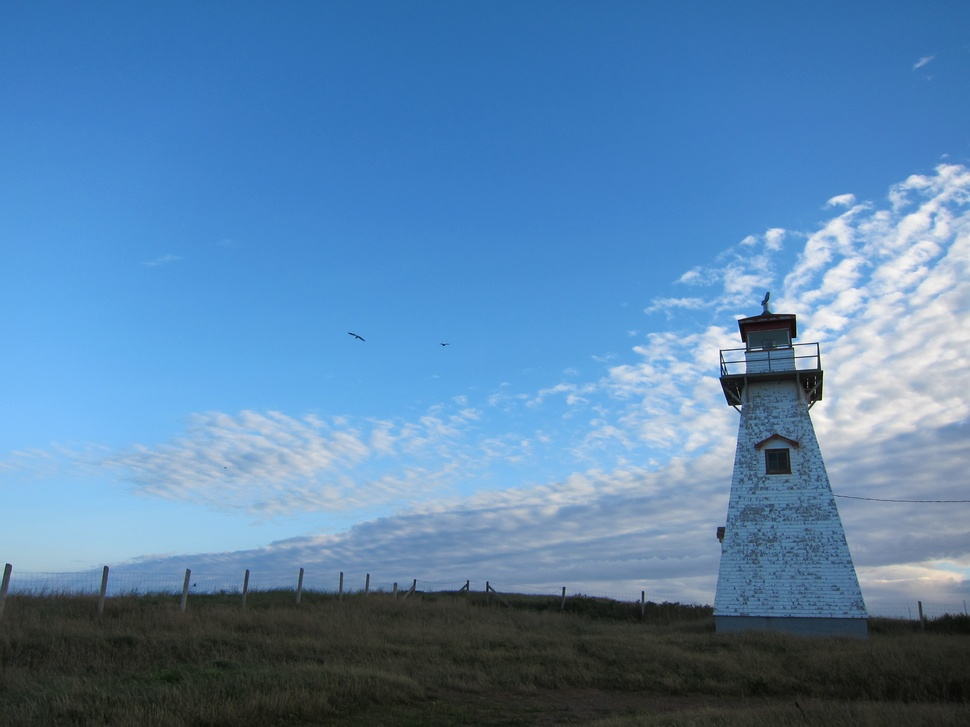
#> input picture IMG_1396.JPG, 970 x 727 px, shrunk from 3648 x 2736 before the run
$ python filter1.py ../IMG_1396.JPG
#> lines starting #> are read from the running program, lines starting #| are printed output that depends on the picture
from PIL import Image, ImageDraw, ImageStat
import PIL
import sys

image = Image.open(sys.argv[1])
#> image is the input picture: PIL image 970x727 RGB; mean R, G, B 88.7, 131.4, 172.4
image.save("original.jpg")
pixels = image.load()
w, h = image.size
#> w = 970; h = 727

for x in range(w):
	for y in range(h):
		r, g, b = pixels[x,y]
		if r>=140:
			r+=1000
		if g>=100:
			g-=1000
			b-=100
			r-=100
		if b>=10:
			b+=1000
		pixels[x,y] = (r,g,b)

PIL.ImageChops.invert(image).save("filtered.jpg")
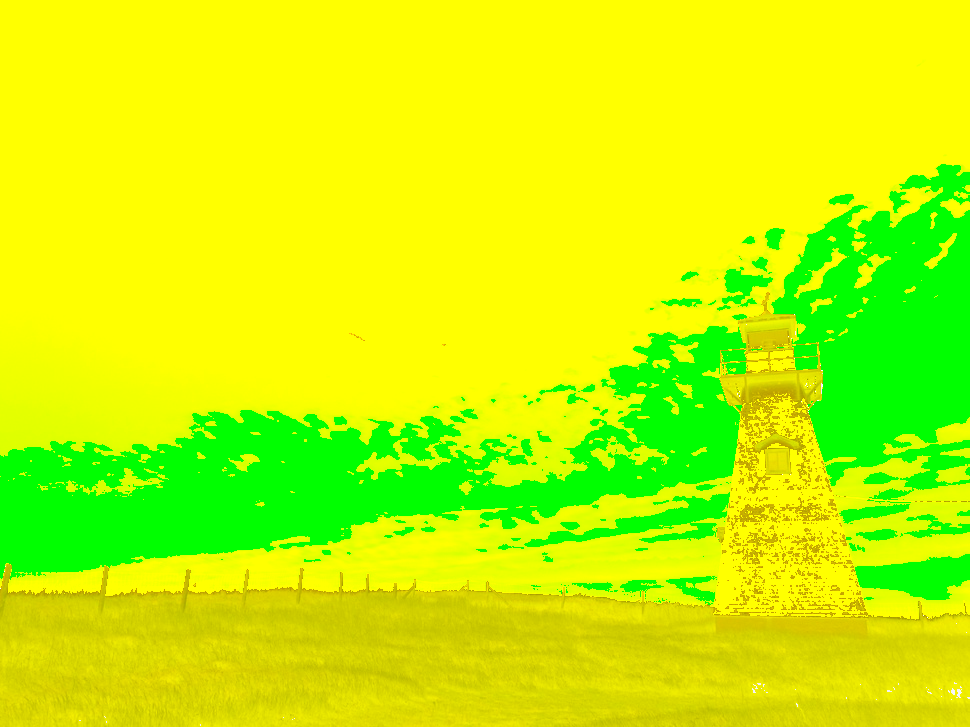
#> saved as filtered.jpg: PIL image 970x727 RGB; mean R, G, B 198.2, 246.4, 0.1
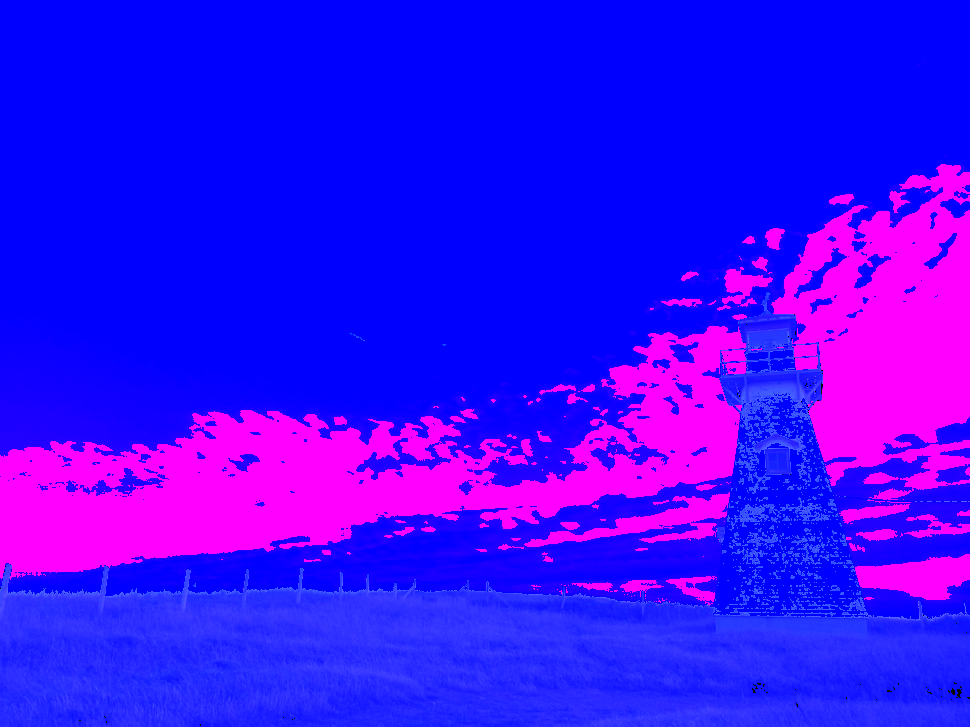
#> image: PIL image 970x727 RGB; mean R, G, B 56.8, 8.6, 254.9

$ run again, on IMG_4132.JPG
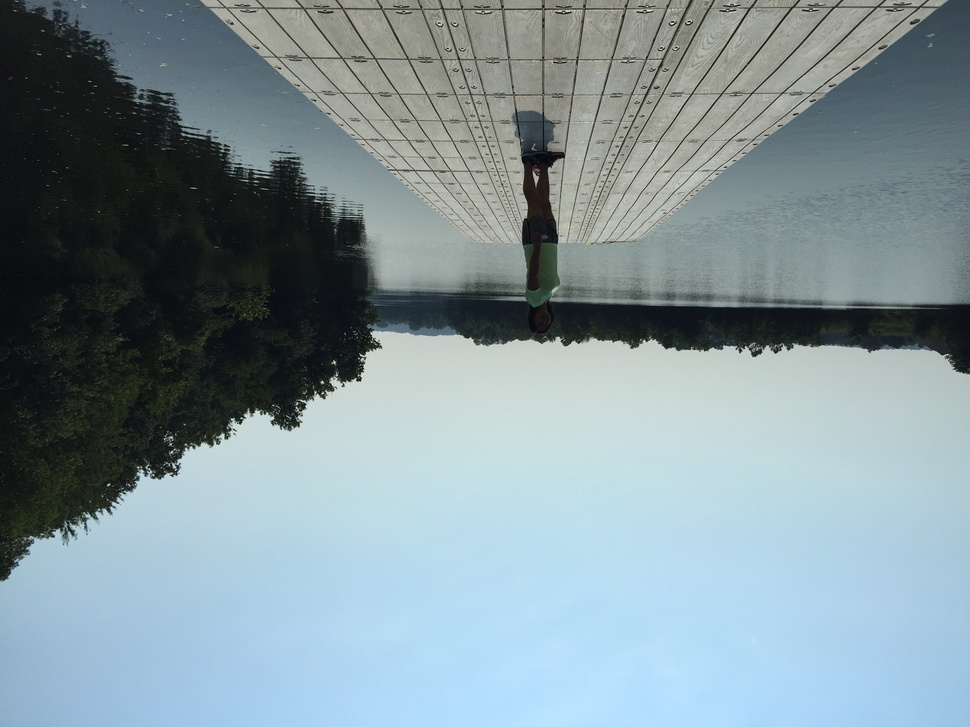
#> input picture IMG_4132.JPG, 970 x 727 px, shrunk from 3264 x 2448 before the run
#> image is the input picture: PIL image 970x727 RGB; mean R, G, B 130.6, 148.1, 154.5
#> `PIL.ImageChops.invert(image).save("filtered.jpg")`:
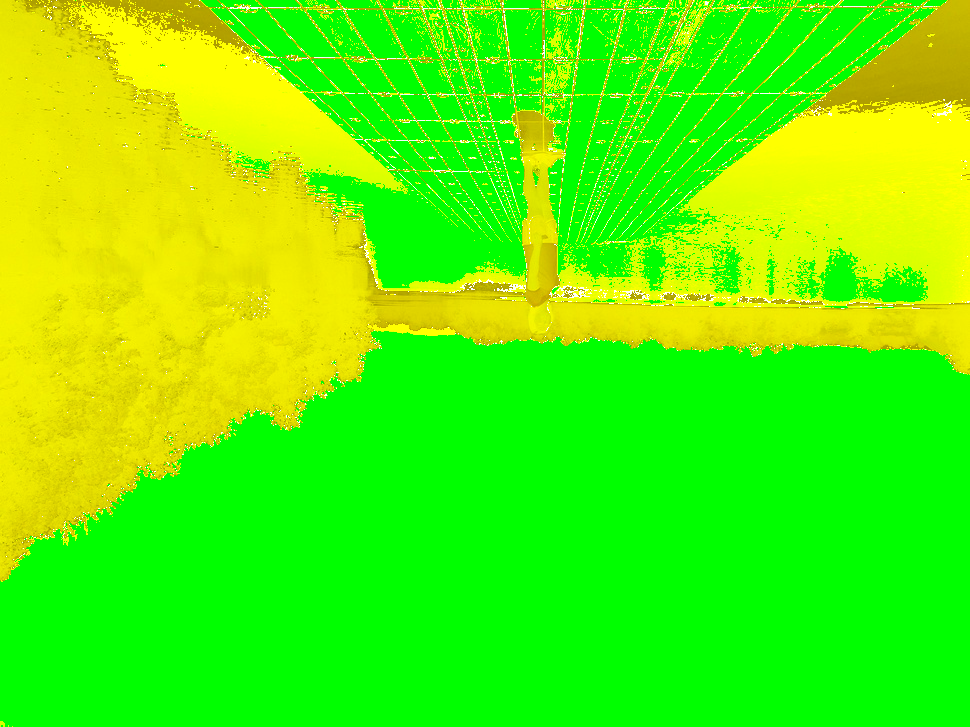
#> saved as filtered.jpg: PIL image 970x727 RGB; mean R, G, B 88.6, 245.8, 2.1
#> `PIL.ImageChops.invert(image).save("filtered.jpg")`:
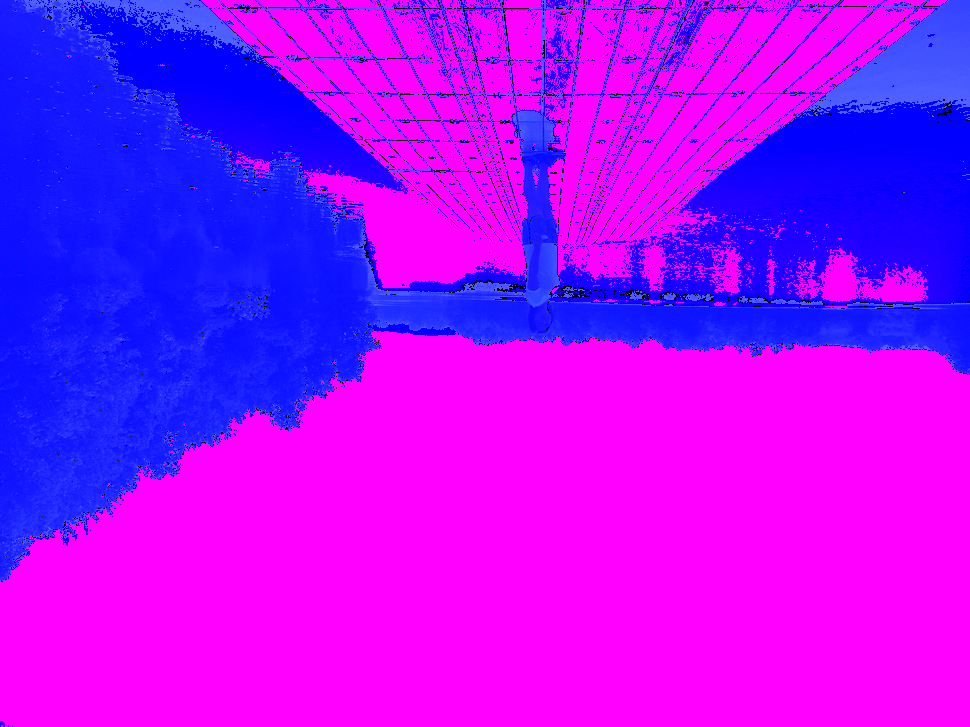
#> image: PIL image 970x727 RGB; mean R, G, B 166.4, 9.2, 252.9

$ run again, on IMG_5212.JPG
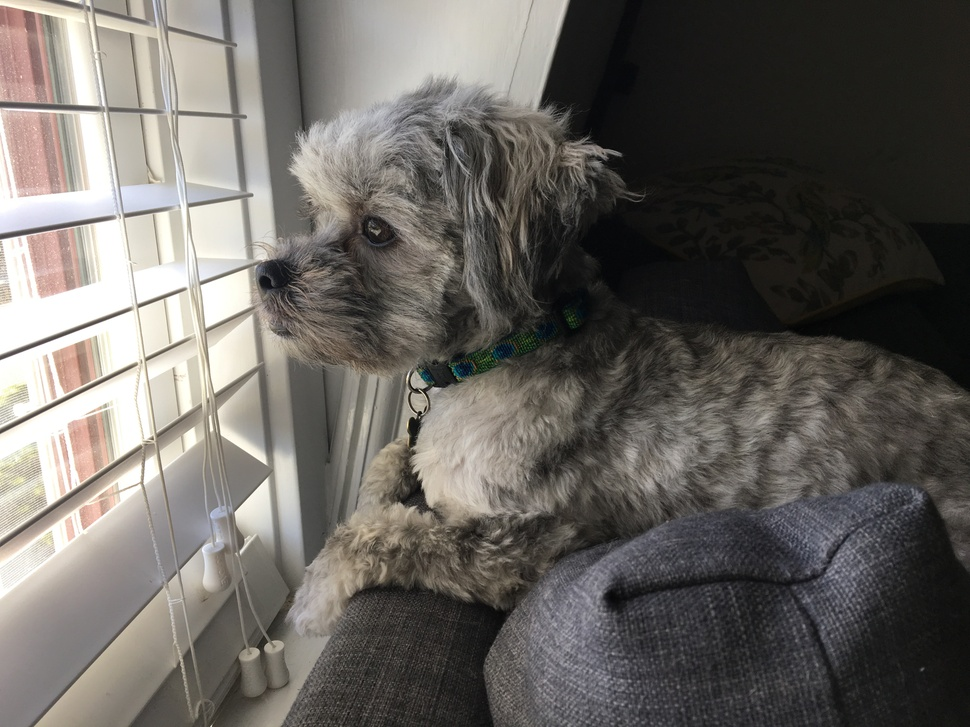
#> input picture IMG_5212.JPG, 970 x 727 px, shrunk from 4032 x 3024 before the run
#> image is the input picture: PIL image 970x727 RGB; mean R, G, B 104.4, 100.8, 96.2
#> `PIL.ImageChops.invert(image).save("filtered.jpg")`:
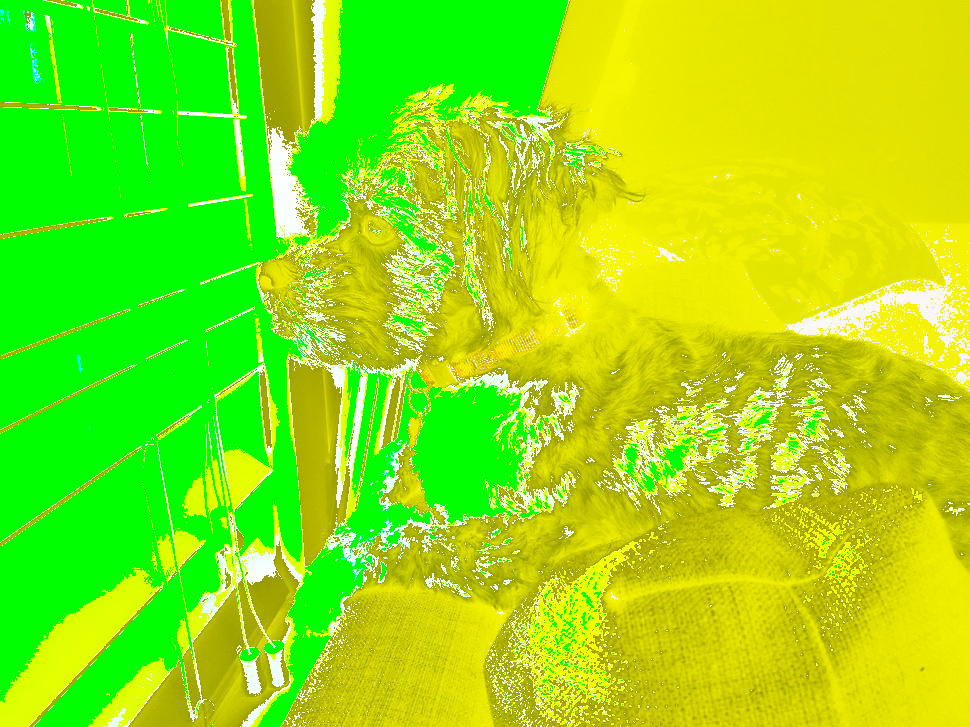
#> saved as filtered.jpg: PIL image 970x727 RGB; mean R, G, B 145.6, 228.6, 16.1
#> `PIL.ImageChops.invert(image).save("filtered.jpg")`:
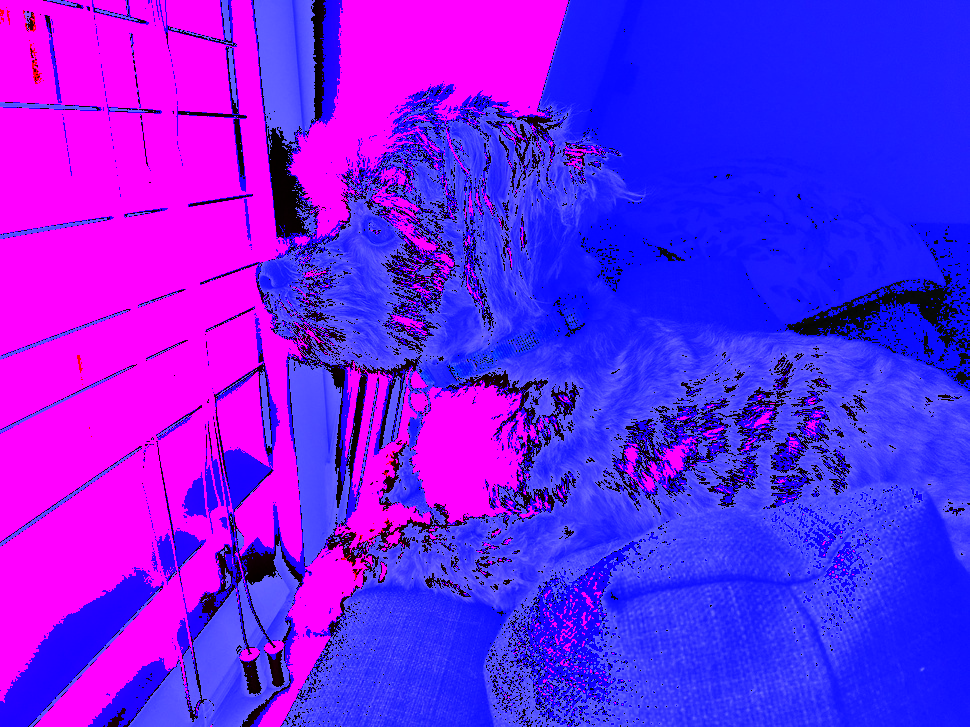
#> image: PIL image 970x727 RGB; mean R, G, B 109.4, 26.4, 238.9

$ run again, on IMG_5816.JPG
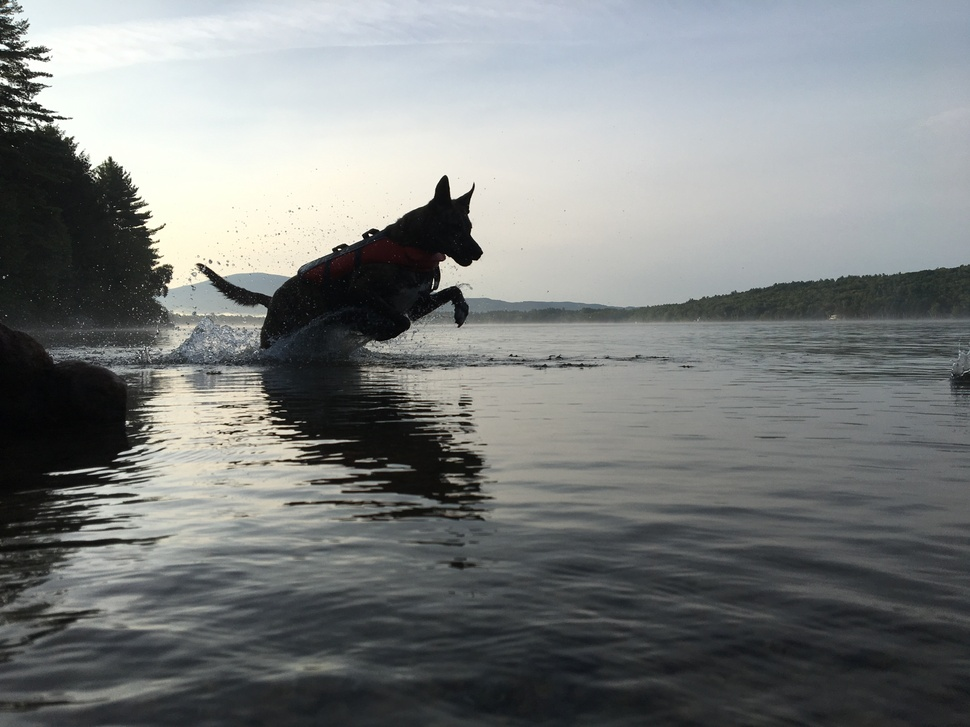
#> input picture IMG_5816.JPG, 970 x 727 px, shrunk from 4032 x 3024 before the run
#> image is the input picture: PIL image 970x727 RGB; mean R, G, B 123.8, 127.1, 126.8
#> `PIL.ImageChops.invert(image).save("filtered.jpg")`:
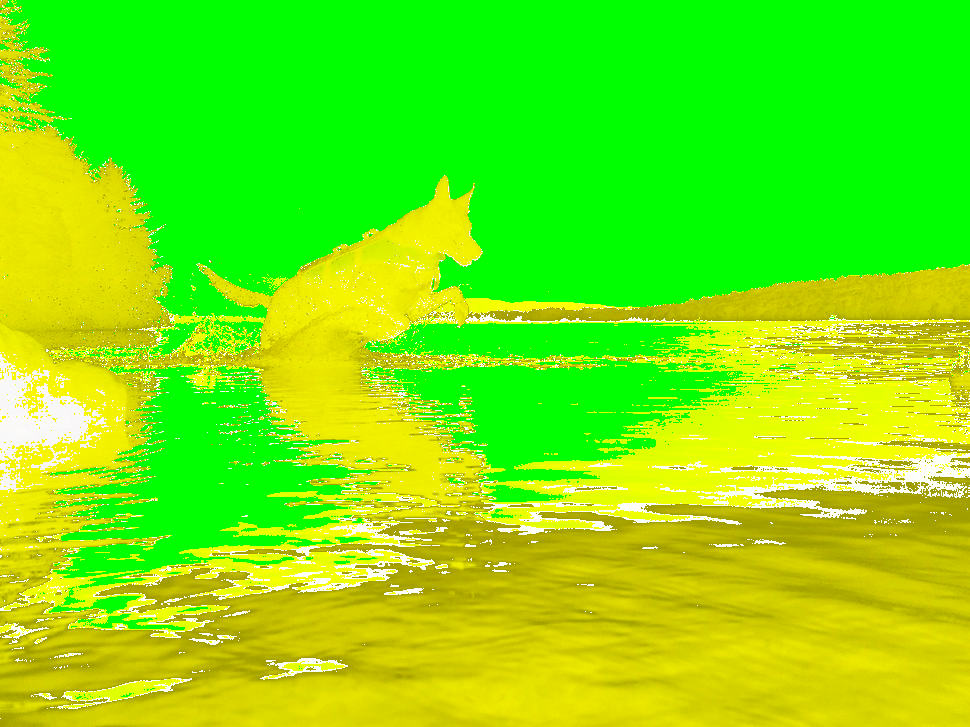
#> saved as filtered.jpg: PIL image 970x727 RGB; mean R, G, B 117.7, 233.8, 10.6
#> `PIL.ImageChops.invert(image).save("filtered.jpg")`:
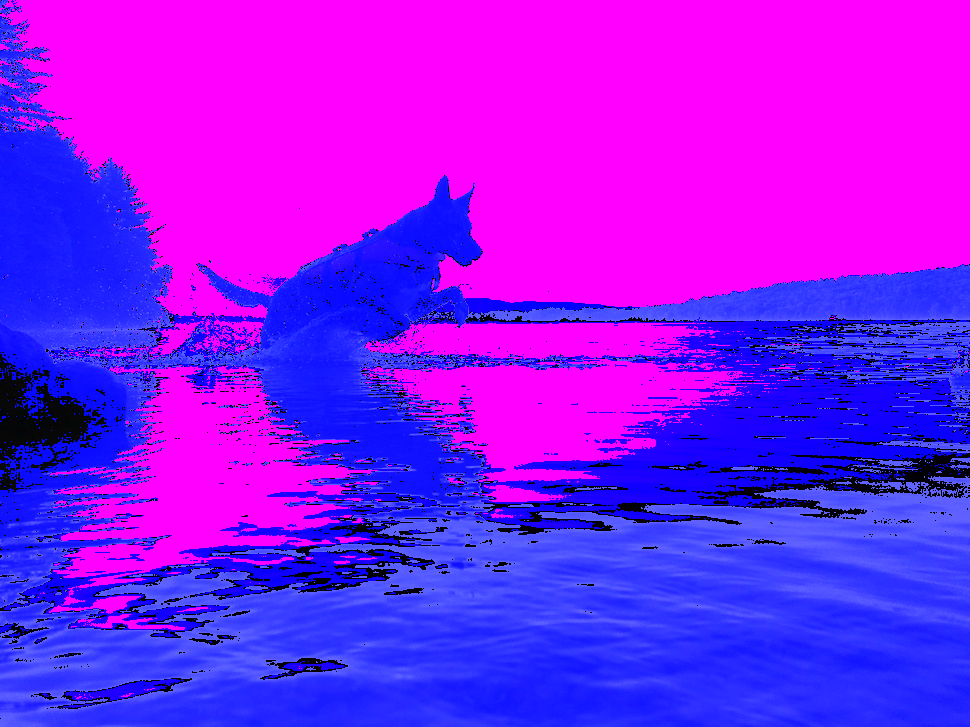
#> image: PIL image 970x727 RGB; mean R, G, B 137.3, 21.2, 244.4
